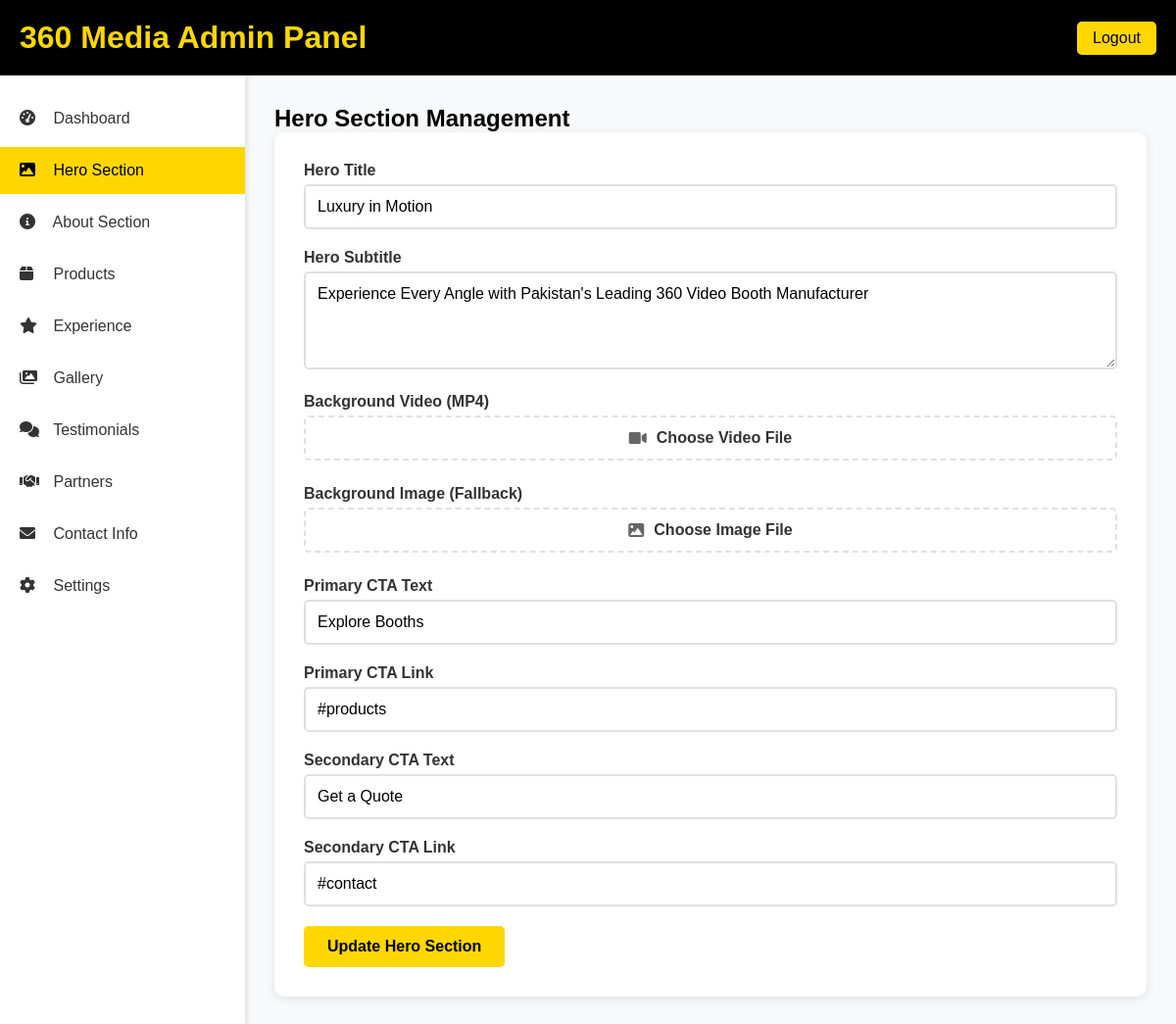
The page /admin/hero.php (signed in) on the database its author committed.
### tables this page shows
CREATE TABLE hero_section (
            id INTEGER PRIMARY KEY AUTOINCREMENT,
            title TEXT NOT NULL,
            subtitle TEXT NOT NULL,
            background_video TEXT,
            background_image TEXT,
            cta_primary_text TEXT DEFAULT 'Explore Booths',
            cta_primary_link TEXT DEFAULT '#products',
            cta_secondary_text TEXT DEFAULT 'Get a Quote',
            cta_secondary_link TEXT DEFAULT '#contact',
            is_active INTEGER DEFAULT 1,
            updated_at DATETIME DEFAULT CURRENT_TIMESTAMP
        );

### admin/hero.php (the view, shortened to what this page needs)
<?php
$db = getDB();
$hero = $db->query("SELECT * FROM hero_section WHERE id = 1")->fetch(PDO::FETCH_ASSOC);
?>
<!DOCTYPE html>
<html lang="en">
<head>
    <link rel="stylesheet" href="https://cdnjs.cloudflare.com/ajax/libs/font-awesome/6.0.0/css/all.min.css">
</head>
<body>
    <header class="admin-header">
        <h1>360 Media Admin Panel</h1>
        <a href="logout.php" class="logout-btn">Logout</a>
    </header>
    <div class="dashboard-container">
        <aside class="sidebar">
            <ul>
                <li><a href="dashboard.php"><i class="fas fa-tachometer-alt"></i> Dashboard</a></li>
                <li><a href="hero.php" class="active"><i class="fas fa-image"></i> Hero Section</a></li>
                <li><a href="about.php"><i class="fas fa-info-circle"></i> About Section</a></li>
                <li><a href="products.php"><i class="fas fa-box"></i> Products</a></li>
                <li><a href="experience.php"><i class="fas fa-star"></i> Experience</a></li>
                <li><a href="gallery.php"><i class="fas fa-images"></i> Gallery</a></li>
                <li><a href="testimonials.php"><i class="fas fa-comments"></i> Testimonials</a></li>
                <li><a href="partners.php"><i class="fas fa-handshake"></i> Partners</a></li>
                <li><a href="contact.php"><i class="fas fa-envelope"></i> Contact Info</a></li>
                <li><a href="settings.php"><i class="fas fa-cog"></i> Settings</a></li>
            </ul>
        </aside>
        <main class="main-content">
            <h2>Hero Section Management</h2>
            <div class="form-container">
                <form method="POST" enctype="multipart/form-data">
                    <div class="form-group">
                        <label for="title">Hero Title</label>
                        <input type="text" id="title" name="title" value="<?php echo htmlspecialchars($hero['title']); ?>" required>
                    </div>
                    <div class="form-group">
                        <label for="subtitle">Hero Subtitle</label>
                        <textarea id="subtitle" name="subtitle" required><?php echo htmlspecialchars($hero['subtitle']); ?></textarea>
                    </div>
                    <div class="form-group">
                        <label for="background_video">Background Video (MP4)</label>
                        <div class="file-upload">
                            <label for="background_video">
                                <i class="fas fa-video"></i> Choose Video File
                            </label>
                        </div>
                    </div>
                    <div class="form-group">
                        <label for="background_image">Background Image (Fallback)</label>
                        <div class="file-upload">
                            <label for="background_image">
                                <i class="fas fa-image"></i> Choose Image File
                            </label>
                        </div>
                    </div>
                    <div class="form-group">
                        <label for="cta_primary_text">Primary CTA Text</label>
                        <input type="text" id="cta_primary_text" name="cta_primary_text" value="<?php echo htmlspecialchars($hero['cta_primary_text']); ?>" required>
                    </div>
                    <div class="form-group">
                        <label for="cta_primary_link">Primary CTA Link</label>
                        <input type="text" id="cta_primary_link" name="cta_primary_link" value="<?php echo htmlspecialchars($hero['cta_primary_link']); ?>" required>
                    </div>
                    <div class="form-group">
                        <label for="cta_secondary_text">Secondary CTA Text</label>
                        <input type="text" id="cta_secondary_text" name="cta_secondary_text" value="<?php echo htmlspecialchars($hero['cta_secondary_text']); ?>" required>
                    </div>
                    <div class="form-group">
                        <label for="cta_secondary_link">Secondary CTA Link</label>
                        <input type="text" id="cta_secondary_link" name="cta_secondary_link" value="<?php echo htmlspecialchars($hero['cta_secondary_link']); ?>" required>
                    </div>
                    <button type="submit" class="btn btn-primary">Update Hero Section</button>
                </form>
            </div>
        </main>
    </div>
</body>
</html>

### admin/hero.php (style rules this page uses)
* { margin: 0; padding: 0; box-sizing: border-box; }
body { font-family: 'Poppins', sans-serif; background: #f8f9fa; }
.admin-header { background: #000; color: #fff; padding: 20px; display: flex; justify-content: space-between; align-items: center; }
.admin-header h1 { color: #FFD700; }
.logout-btn { background: #FFD700; color: #000; padding: 8px 16px; border: none; border-radius: 5px; cursor: pointer; text-decoration: none; }
.dashboard-container { display: flex; min-height: calc(100vh - 80px); }
.sidebar { width: 250px; background: #fff; box-shadow: 2px 0 5px rgba(0, 0, 0, 0.1); padding: 20px 0; }
.sidebar ul { list-style: none; }
.sidebar li { margin-bottom: 5px; }
.sidebar a { display: block; padding: 15px 20px; color: #333; text-decoration: none; transition: all 0.3s ease; }
.sidebar a:hover, .sidebar a.active { background: #FFD700; color: #000; }
.sidebar a i { margin-right: 10px; width: 20px; }
.main-content { flex: 1; padding: 30px; }
.form-container { background: #fff; padding: 30px; border-radius: 10px; box-shadow: 0 2px 10px rgba(0, 0, 0, 0.1); }
.form-group { margin-bottom: 20px; }
.form-group label { display: block; margin-bottom: 5px; font-weight: 600; color: #333; }
.form-group input, .form-group textarea { width: 100%; padding: 12px; border: 2px solid #e0e0e0; border-radius: 5px; font-size: 1rem; font-family: 'Poppins', sans-serif; }
.form-group textarea { resize: vertical; min-height: 100px; }
.file-upload { position: relative; display: inline-block; width: 100%; }
.file-upload label { display: flex; align-items: center; justify-content: center; padding: 12px; border: 2px dashed #e0e0e0; border-radius: 5px; cursor: pointer; transition: border-color 0.3s ease; }
.file-upload label i { margin-right: 10px; color: #666; }
.btn { padding: 12px 24px; border: none; border-radius: 5px; cursor: pointer; font-size: 1rem; font-weight: 600; text-decoration: none; display: inline-block; transition: all 0.3s ease; }
.btn-primary { background: #FFD700; color: #000; }

### rows shown on the page
hero_section: title "Luxury in Motion", subtitle "Experience Every Angle with Pakistan's Leading 360 Video Booth Manufacturer", cta_primary_text "Explore Booths", cta_primary_link "#products", cta_secondary_text "Get a Quote", cta_secondary_link "#contact"
